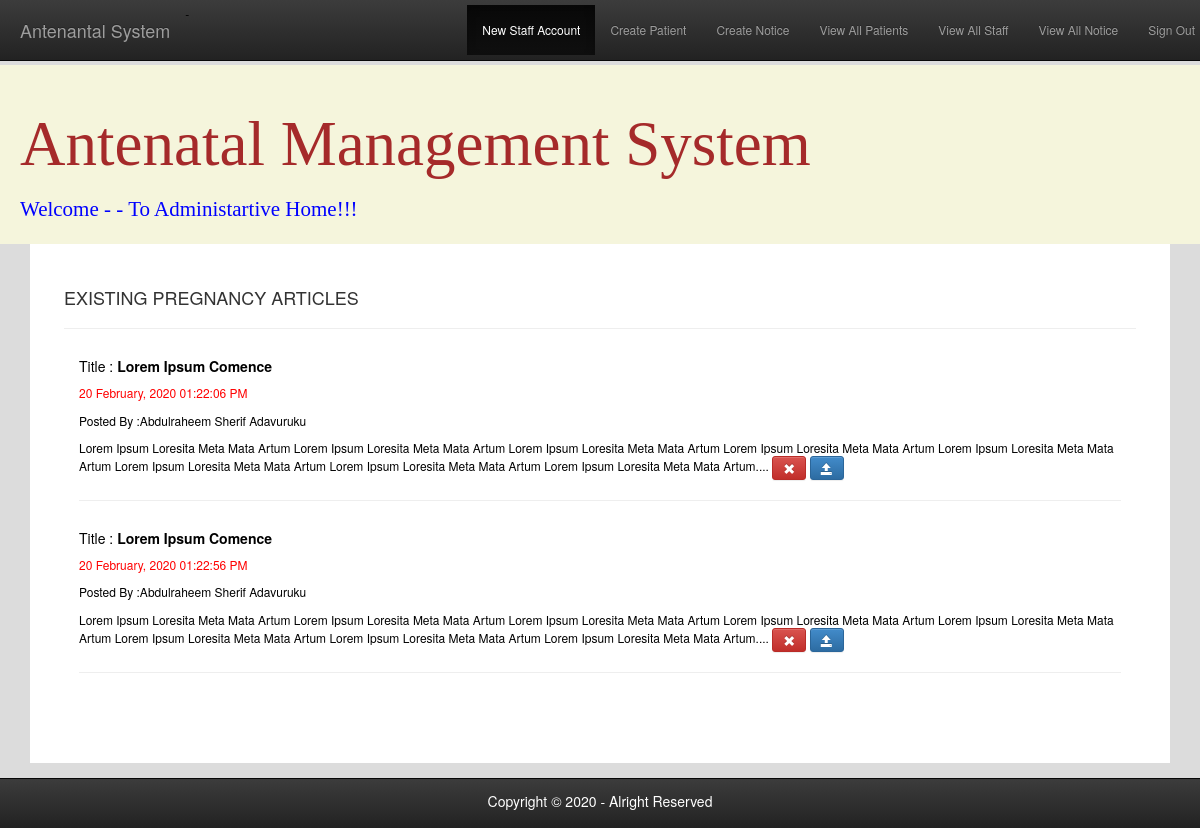
The app's page /adminViewNotice.php with its own data.
### tables this page shows
CREATE TABLE `hospitalnotice` (
  `id` int(11) NOT NULL,
  `noticeDate` datetime NOT NULL,
  `byId` varchar(100) NOT NULL,
  `NoticeDescription` text NOT NULL,
  `delStatus` int(5) NOT NULL,
  `title` text NOT NULL
);

CREATE TABLE `hospitaldocsinfo` (
  `id` int(11) NOT NULL,
  `docId` varchar(100) NOT NULL,
  `doctype` varchar(100) NOT NULL,
  `docname` varchar(255) NOT NULL,
  `phone` varchar(100) NOT NULL,
  `email` varchar(200) NOT NULL,
  `contactAdd` text NOT NULL,
  `active` int(5) NOT NULL,
  `dateReg` datetime NOT NULL,
  `gender` varchar(10) NOT NULL
);

### adminViewNotice.php (the view, shortened to what this page needs)
<?php
    require_once 'connection.php';
    $current_page = !empty($_GET['page']) ? (int)$_GET['page'] : 1;
    $per_page = 20;
    $offset = ($current_page - 1) * $per_page;
    $stmt_in = $conn->prepare("SELECT * FROM hospitalnotice INNER JOIN hospitaldocsinfo ON
    hospitalnotice.byId = hospitaldocsinfo.docId  Where delStatus=0 ORDER BY hospitalnotice.noticeDate, hospitalnotice.id DESC Limit {$per_page} OFFSET {$offset}");
    $stmt_in->execute();
    $affected_rows_in = $stmt_in->rowCount();
?>
<!DOCTYPE HTML PUBLIC "-//W3C//DTD HTML 4.01 Transitional//EN" "http://www.w3.org/TR/html4/loose.dtd">
<html lang="en">
<?php include 'header.php'?>
    <link rel="stylesheet" type="text/css" href="css/content.css">
    <body>
    <?php include 'adminTopNav.php'?>
        <div class="container">
            <div class="row">
                <div class="content col-xs-12">
                    <div class="col-xs-12 col-md-12">
                        <h4>EXISTING PREGNANCY ARTICLES</h4>
                        <hr/>
                        <?php
                                if($affected_rows_in >= 1)
                                {
                                    while($row_two_in = $stmt_in->fetch(PDO::FETCH_ASSOC))
                                    {
                                        $date500_two = new DateTime($row_two_in['noticeDate']);
                                        $date_two = date_format($date500_two,'d F, Y  h:i:s A');
                                       echo '<div class="col-xs-12 col-sm-12 col-md-12 col-lg-12" >
                                       <h5 style="color:black;">Title : <strong>'.$row_two_in['title'].'</strong></h5>
                                       <p style="color:red;">'.$date_two.'</p>
                                       <p style="color:black;"> Posted By :'.$row_two_in['docname'].'</p>
                                       <p style="color:black;">'.substr($row_two_in['NoticeDescription'],0,350).'...
                                               <a class="btn btn-danger btn-sm" href="" ><i class="glyphicon glyphicon-remove"></i></a>
                                               <a class="btn btn-primary btn-sm" href=""><i class="glyphicon glyphicon-open"></i></a>
                                       </p>
                                       <hr/>
                                   </div>';
                                    }
                                }
                            ?>
                    </div>
                </div>
            </div>
        </div>
        <nav role="navigation"  class="navbar  navbar-fixed-bottom navbar-inverse">
                <h5 style="text-align: center;color:white">Copyright &copy; 2020 - Alright Reserved</h5>
        </nav>
    </body>
</html>

### css/content.css (style rules this page uses)
body { background-color:gainsboro; font-size: 12px; padding-top: 65px; padding-bottom: 65px; }
nav { padding: 5px 5px; background-color: cornflowerblue; color: black; }
.container { background-color: white; padding: 2% 2% 5% 2%; margin-top: 0%; width: 95%; }
.content { background-color: white; padding: 10px; }

### records on screen
hospitalnotice: title "Lorem Ipsum Comence", noticeDate "20 February, 2020 01:22:06 PM", hospitaldocsinfo.docname "Abdulraheem Sherif Adavuruku", NoticeDescription "Lorem Ipsum Loresita Meta Mata Artum Lorem Ipsum Loresita Meta Mata Artum Lorem Ipsum Loresita Meta Mata Artum Lorem Ipsum Loresita Meta Mata Artum Lorem Ipsum Loresita Meta Mata Artum Lorem Ipsum Loresita Meta Mata Artum Lorem Ipsum Loresita Meta Mata Artum Lorem Ipsum Loresita Meta Mata Artum."
hospitalnotice: title "Lorem Ipsum Comence", noticeDate "20 February, 2020 01:22:56 PM", hospitaldocsinfo.docname "Abdulraheem Sherif Adavuruku", NoticeDescription "Lorem Ipsum Loresita Meta Mata Artum Lorem Ipsum Loresita Meta Mata Artum Lorem Ipsum Loresita Meta Mata Artum Lorem Ipsum Loresita Meta Mata Artum Lorem Ipsum Loresita Meta Mata Artum Lorem Ipsum Loresita Meta Mata Artum Lorem Ipsum Loresita Meta Mata Artum Lorem Ipsum Loresita Meta Mata Artum."
